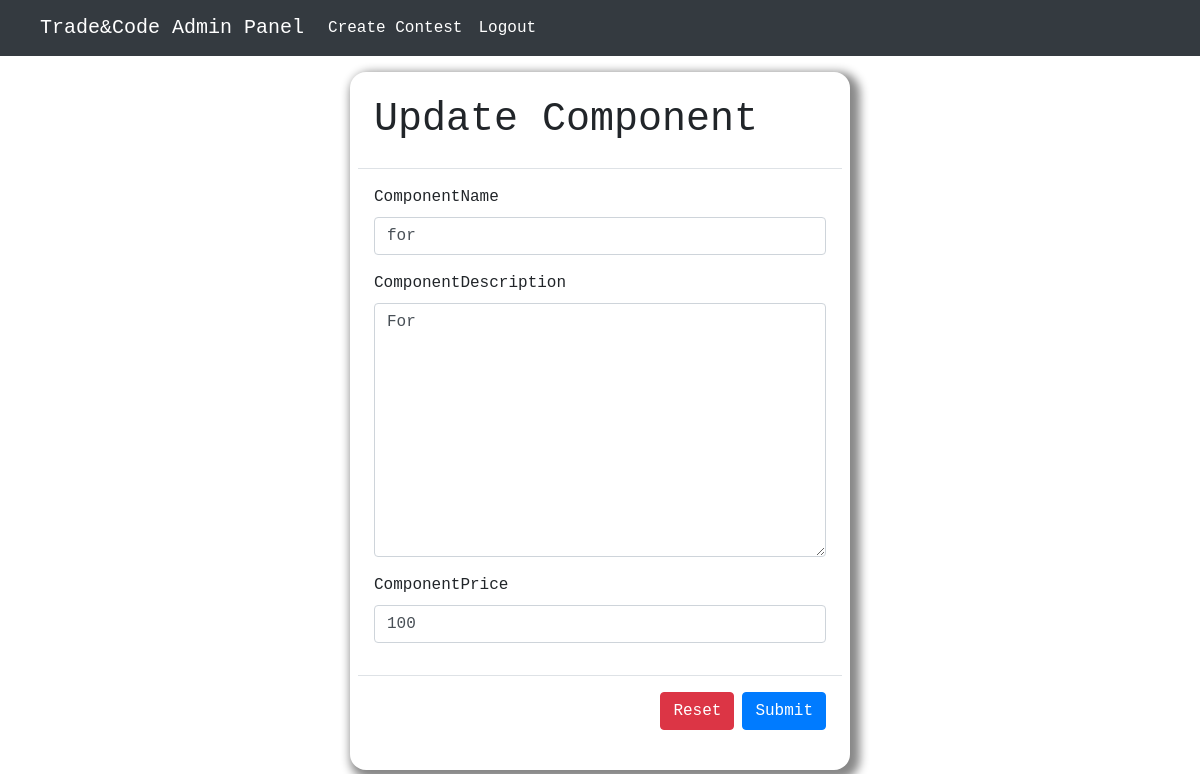
Screenshot of /adminPanel/updatecomponent/0409d4d4-a239-4247-a29d-9c16c1c9eaf8 (signed in) with the database file from the repository.
### models/models.py (models this page shows, shortened)
class Components(models.Model):
    id = models.CharField(max_length=256, default=uuid.uuid1, primary_key=True)
    contestId = models.ForeignKey("Contest", on_delete=models.CASCADE)
    componentName = models.CharField(max_length=256)
    componentDescription = models.TextField(max_length=256)
    componentPrice = models.PositiveBigIntegerField(default=100)

### adminpanel/views.py (the view, shortened to what this page needs)
# urls.py: path('updatecomponent/<str:id>', UpdateComponents.as_view(), name="update-component"),
class UpdateComponents(LoginRequiredMixin, PermissionRequiredMixin, View):
    permission_required = "auth.admin"
    def get(self, request, id):
        component = get_object_or_404(Components, pk=id)
        form = ComponentsForm(instance=component)
        context = {"form": form,
                   "docTitle": "Update Component"}
        return render(request, "update/updateComponent.html", context=context)

### adminpanel/forms.py
class ComponentsForm(forms.ModelForm):
    class Meta:
        model = Components
        exclude = ['id', 'contestId']

### templates/update/updateComponent.html (shortened to what this page needs)
{% extends 'base/base.html' %}
{% load crispy_forms_tags %}
{% block css %}
    {% load bootstrap4 %}
    {% bootstrap_css %}
{% endblock %}
{% block content %}
    <div style="font-family: monospace; padding: 1rem">
        <div style="margin: 0 auto; width: 500px; padding: .5rem;  box-shadow: 5px 5px 10px 5px #888888;border-radius: 1rem"
             class="form">
            <form method="POST" class="form-group">
                <div class="modal-header">
                    <h1>Update Component</h1>
                </div>
                <div class="modal-body">
                    {% bootstrap_form form %}
                </div>
                <div class="modal-footer">
                    {% buttons %}
                        <button type="reset" class="btn btn-danger">Reset</button>
                        <button type="submit" class="btn btn-primary">Submit</button>
                    {% endbuttons %}
                </div>
            </form>
        </div>
    </div>
{% endblock %}

### rows the page displays
Components: componentName "for", componentDescription "For", componentPrice "100"
